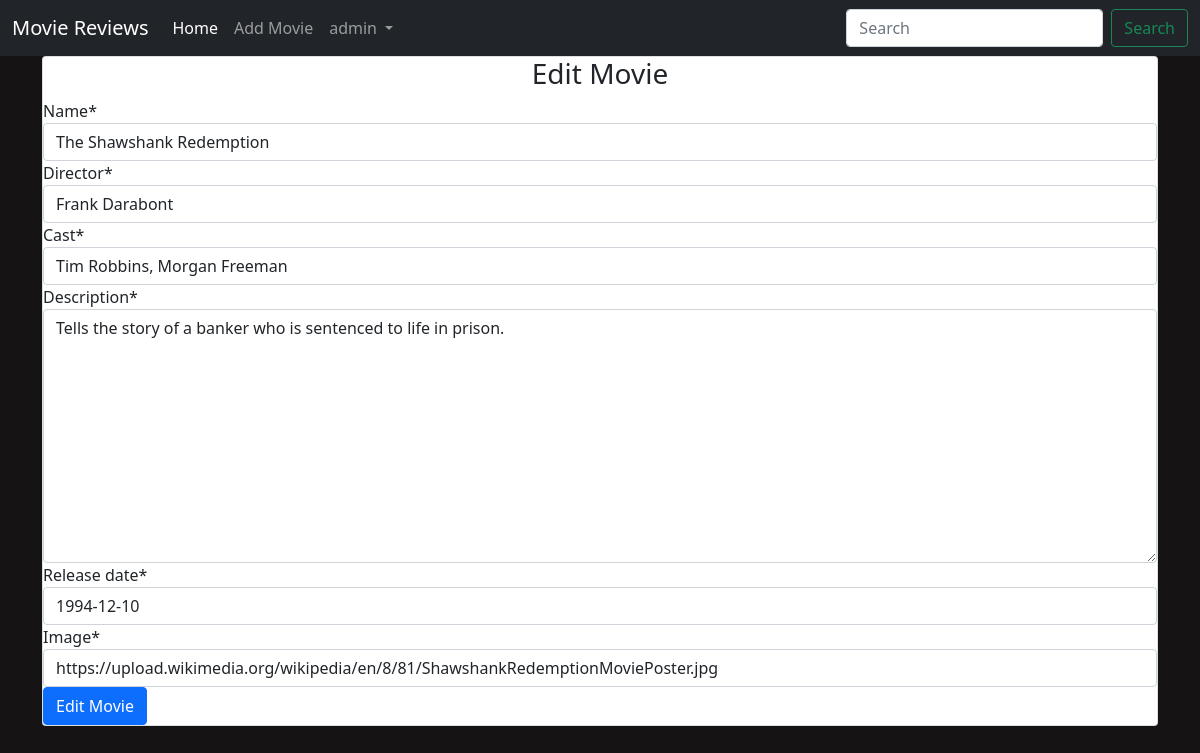
Screenshot of /editmovies/4/ (signed in) with the database file from the repository.
### main/models.py (models this page shows, shortened)
class Movie(models.Model):
    name = models.CharField(max_length=300)
    director = models.CharField(max_length=300)
    cast = models.CharField(max_length=300)
    description = models.TextField(max_length=5000)
    release_date = models.DateField()
    average_rating = models.FloatField(default=0)
    image = models.URLField(default=None, null = True)

### main/views.py (the view)
# urls.py: path('editmovies/<int:id>/', views.edit_movies, name='edit_movies'),
def edit_movies(request, id):
    if request.user.is_authenticated:
        if request.user.is_superuser:
            movie = Movie.objects.get(id=id)
            if request.method == "POST":
                form = MovieForm(request.POST or None, instance=movie)
                if form.is_valid():
                    data = form.save(commit=False)
                    data.save()
                    return redirect("main:detail", id)
            else:
                form = MovieForm(instance=movie)
            return render(request, 'main/addmovies.html', {"form":form, "controller":"Edit Movie", "btncolour":"btn btn-primary"})
        else:
            return redirect("main:home")
    else:
        return redirect("accounts:login")

### main/forms.py
class MovieForm(forms.ModelForm):
    class Meta:
        model = Movie
        fields = ('name', 'director', 'cast', 'description', 'release_date', 'image')

### main/templates/main/addmovies.html (shortened to what this page needs)
{% extends 'main/base.html' %}
{% load crispy_forms_tags %}
{% block content %}
<div class="container">
    <div class="card">
        <div class = "card-content">
            <h3 class="text-center">{{ controller }}</h3>
            <form action="" method="POST">
                {{ form | crispy }}
                <input type="submit" value="{{ controller }}" class="{{ btncolour }}">
            </form>
        </div>
    </div>
</div>
{% endblock %}

### main/templates/main/base.html (shortened to what this page needs)
<!doctype html>
<html lang="en">
<head>
    <link href="https://cdn.jsdelivr.net/npm/bootstrap@5.0.0-beta1/dist/css/bootstrap.min.css" rel="stylesheet"
>
    {% load static %}
    <link rel="stylesheet" type="text/css" href="{% static 'css/main.css' %}">
</head>
<body>
<nav class="navbar navbar-expand-lg navbar-dark bg-dark text-white">
    <div class="container-fluid">
        <a class="navbar-brand" href="{% url 'main:home' %}">Movie Reviews</a>
        <div class="collapse navbar-collapse" id="navbarSupportedContent">
            <ul class="navbar-nav me-auto mb-2 mb-lg-0">
                <li class="nav-item">
                    <a class="nav-link active" aria-current="page" href="{% url 'main:home' %}">Home</a>
                </li>
                <li class="nav-item">
                    <a class="nav-link" href="{% url 'main:add_movies' %}">Add Movie</a>
                </li>
                {% if user.is_authenticated %}
                <li class="nav-item dropdown">
                    <a class="nav-link dropdown-toggle" href="#" id="navbarDropdown" role="button"
                       data-bs-toggle="dropdown" aria-expanded="false">
                        {{user.username }}
                    </a>
                </li>
                {% endif %}
            </ul>
            <form class="d-flex">
                <input class="form-control me-2" type="search" placeholder="Search" aria-label="Search">
                <button class="btn btn-outline-success" type="submit">Search</button>
            </form>
        </div>
    </div>
</nav>
{% block content %}
{% endblock %}
</body>
</html>

### main/static/css/main.css (style rules this page uses)
body { background-color: #151313; }

### main/templates/main/base.html (style rules this page uses)
input { max-width: 72em }

### rows the page displays
Movie: name "The Shawshank Redemption", director "Frank Darabont", cast "Tim Robbins, Morgan Freeman", description "Tells the story of a banker who is sentenced to life in prison.", release_date "1994-12-10", image "https://upload.wikimedia.org/wikipedia/en/8/81/ShawshankRedemptionMoviePoster.jpg"

### other values shown
{{ user.username }} "admin"
{{ controller }} "Edit Movie"
